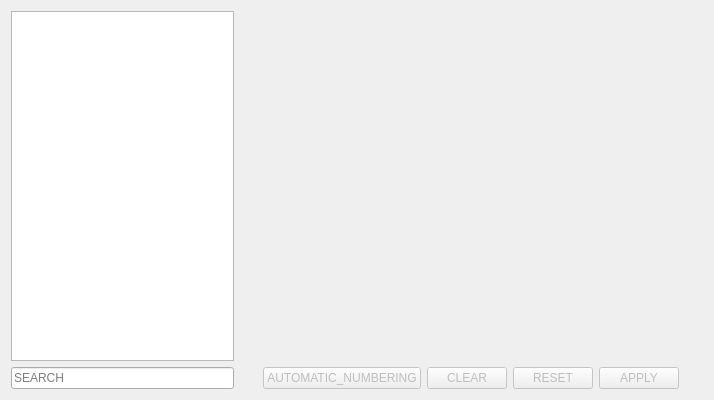
<?xml version="1.0" encoding="UTF-8"?>
<ui version="4.0">
 <class>ListTab</class>
 <widget class="QWidget" name="ListTab">
  <property name="geometry">
   <rect>
    <x>0</x>
    <y>0</y>
    <width>714</width>
    <height>400</height>
   </rect>
  </property>
  <property name="windowTitle">
   <string notr="true">Form</string>
  </property>
  <layout class="QHBoxLayout" name="horizontalLayout_2">
   <item>
    <layout class="QHBoxLayout" name="hl0">
     <item>
      <layout class="QVBoxLayout" name="verticalLayout">
       <item>
        <widget class="QListWidget" name="listWidget">
         <property name="minimumSize">
          <size>
           <width>200</width>
           <height>0</height>
          </size>
         </property>
         <property name="selectionMode">
          <enum>QAbstractItemView::ExtendedSelection</enum>
         </property>
        </widget>
       </item>
       <item>
        <layout class="QVBoxLayout" name="verticalLayout_2">
         <item>
          <widget class="QLineEdit" name="filterLineEdit">
           <property name="placeholderText">
            <string>SEARCH</string>
           </property>
          </widget>
         </item>
        </layout>
       </item>
      </layout>
     </item>
     <item>
      <layout class="QVBoxLayout" name="vl1">
       <item>
        <layout class="QHBoxLayout" name="form"/>
       </item>
       <item>
        <spacer name="verticalSpacer">
         <property name="orientation">
          <enum>Qt::Vertical</enum>
         </property>
         <property name="sizeHint" stdset="0">
          <size>
           <width>20</width>
           <height>40</height>
          </size>
         </property>
        </spacer>
       </item>
       <item>
        <layout class="QHBoxLayout" name="hl2_1">
         <item>
          <spacer name="horizontalSpacer">
           <property name="orientation">
            <enum>Qt::Horizontal</enum>
           </property>
           <property name="sizeHint" stdset="0">
            <size>
             <width>40</width>
             <height>20</height>
            </size>
           </property>
          </spacer>
         </item>
         <item>
          <widget class="QPushButton" name="autonumberingB">
           <property name="enabled">
            <bool>false</bool>
           </property>
           <property name="text">
            <string>AUTOMATIC_NUMBERING</string>
           </property>
          </widget>
         </item>
         <item>
          <widget class="QPushButton" name="clearB">
           <property name="enabled">
            <bool>false</bool>
           </property>
           <property name="text">
            <string>CLEAR</string>
           </property>
          </widget>
         </item>
         <item>
          <widget class="QPushButton" name="resetButton">
           <property name="enabled">
            <bool>false</bool>
           </property>
           <property name="text">
            <string>RESET</string>
           </property>
          </widget>
         </item>
         <item>
          <widget class="QPushButton" name="applyButton">
           <property name="enabled">
            <bool>false</bool>
           </property>
           <property name="text">
            <string>APPLY</string>
           </property>
          </widget>
         </item>
         <item>
          <spacer name="horizontalSpacer_2">
           <property name="orientation">
            <enum>Qt::Horizontal</enum>
           </property>
           <property name="sizeHint" stdset="0">
            <size>
             <width>40</width>
             <height>20</height>
            </size>
           </property>
          </spacer>
         </item>
        </layout>
       </item>
      </layout>
     </item>
    </layout>
   </item>
  </layout>
 </widget>
 <resources/>
 <connections/>
</ui>
